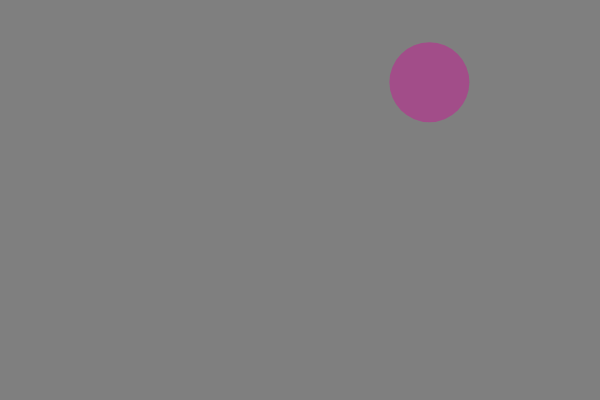
Frame 1 (no input)
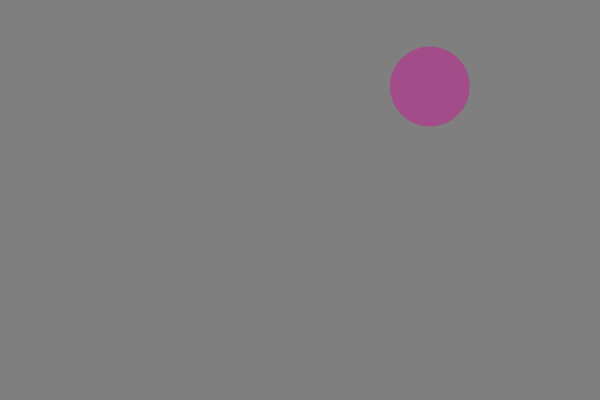
Frame 60 (no input)
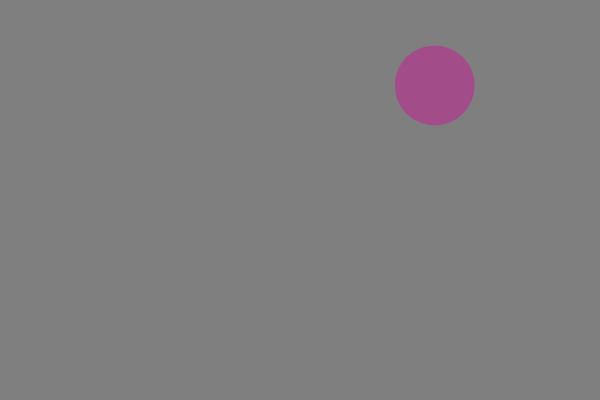
Frame 120 (the mouse pressed at the canvas centre since frame 60)

The p5.js sketch that drew these frames (run headless with seeded random() and noise() and a simulated clock; from frame 60 on, the mouse is pressed at the canvas centre):

// p5.js sketch
// ── sketch.js
// for red, green, and blue color values
var  cells = [];

function setup() {
  createCanvas(600, 400);
  cell = new Cell();
  cells.push(cell);
}

function draw() {
  background(127);
  for(var i = 0; i < cells.length; i++){
    cells[i].move();
    cells[i].show();
  }
}

function mousePressed(){
  for(var i = cells.length -1; i >= 0; i--){
    if(cells[i].clicked(mouseX, mouseY)){
      //console.log("CLICKED");
      cells.push(cells[i].mitosis());
      cells.push(cells[i].mitosis());
      cells.splice(i,1);
    }
  }
}

// ── cell.js
function Cell(pos, r, c){
    if(pos){
        this.pos = pos.copy();
    }
    else{
        this.pos = createVector(random(width), random(height));
    }
    
    this.r = r || 80;
    this.c = c || color(random(100,255),0, random(100,255),100);


    this.move = function(){
        var vel = p5.Vector.random2D();
        this.pos.add(vel);
    }
    this.show = function(){
        noStroke();
        fill(this.c);
        ellipse(this.pos.x, this.pos.y, this.r, this.r);
    }

    this.clicked = function(x,y){
        var d = dist(this.pos.x, this.pos.y, x , y);
        if(d < this.r){
            return true;
        }

        return false;
    }

    this.mitosis = function(){
        this.pos.x += random(-10, 10);
        var cell = new Cell(this.pos, this.r/2, this.c);
        return cell;
    }
}
